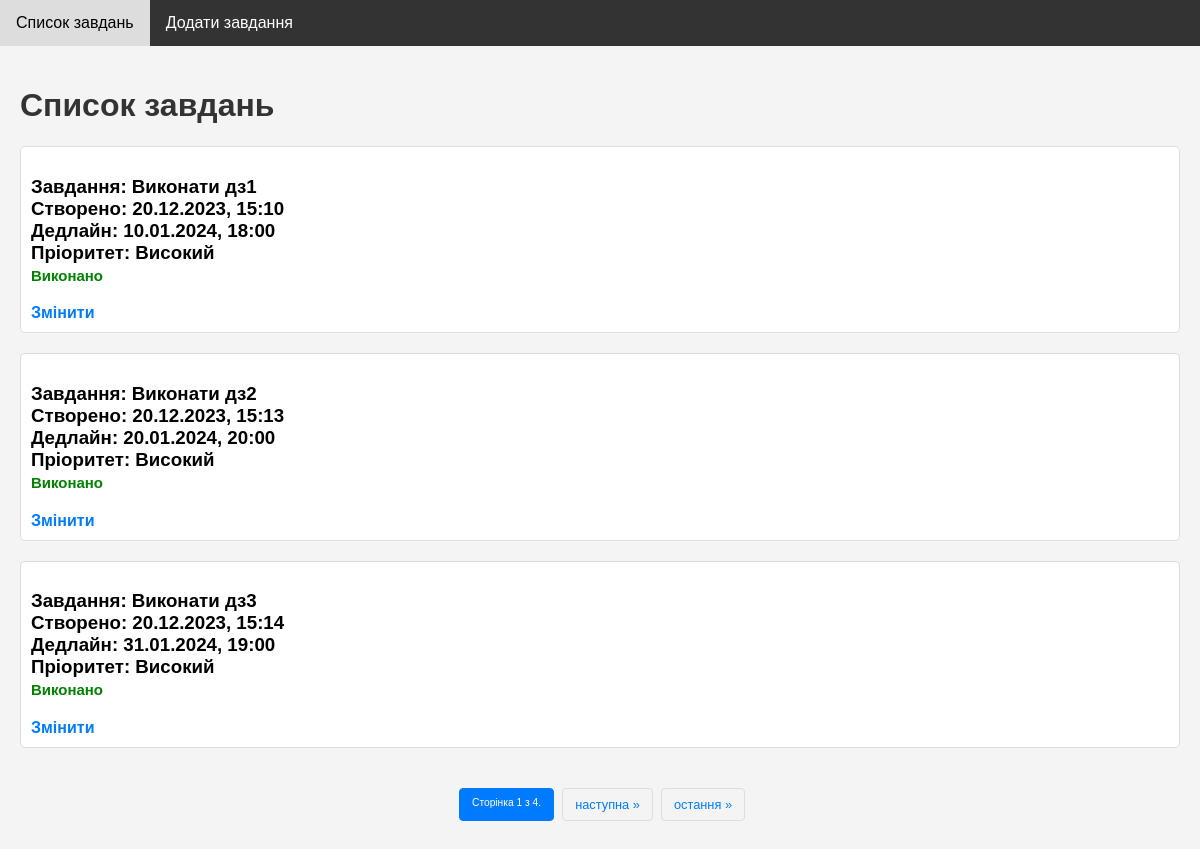
The page / on the database its author committed.
### todolist/models.py (models this page shows, shortened)
class Task(models.Model):
    id = models.AutoField(primary_key=True)    # Явно вказане поле primary_key
    title = models.CharField(max_length=200)    # Назва завдання
    created_at = models.DateTimeField(auto_now_add=True)    # Дата та час створення завдання (автоматично встановлюється при створенні запису)
    due_date = models.DateTimeField(null=True, blank=True)    # Дедлайн
    priority = models.CharField(max_length=20, choices=[
        ('low', 'Низький'),
        ('medium', 'Середній'),
        ('high', 'Високий'),
    ], default='medium')    # Пріоритет завдання (низький, середній, високий)
    completed = models.BooleanField(default=False)    # Вказує, чи завдання виконано чи ні

### todolist/views.py (the view)
# urls.py: path('', task_list, name='task_list'),
def task_list(request):
    tasks = Task.objects.order_by('created_at')
    paginator = Paginator(tasks, 3)  # Кількість завдань на сторінці
    page_request_var = 'page'
    page = request.GET.get(page_request_var)
    try:
        tasks = paginator.page(page)
    except PageNotAnInteger:
        tasks = paginator.page(1)  # Якщо 'page' не є цілим числом, відображаємо першу сторінку
    except EmptyPage:
        tasks = paginator.page(1)  # Якщо 'page' виходить за межі, відображаємо першу сторінку
    return render(request, 'task_list.html', {'tasks': tasks})

### templates/task_list.html (shortened to what this page needs)
{% extends 'base.html' %}
{% block content %}
<h1>Список завдань</h1>
<ul>
    {% for task in tasks %}
        <li class="task-item">
            <h3>
                Завдання: {{ task.title }}
                <br>
                Створено: {{ task.created_at|date:"d.m.Y, H:i" }} <br>
                Дедлайн: {{ task.due_date|date:"d.m.Y, H:i" }} <br>
                Пріоритет: {{ task.get_priority_display }} <br>
                {% if task.completed %}
                    <span class="status completed">Виконано</span>
                {% else %}
                    <span class="status pending">Не виконано</span>
                {% endif %}
            </h3>
            <a href="{% url 'edit_task' id=task.id %}" class="edit-link">Змінити</a>
        </li>
    {% endfor %}
</ul>
<div class="pagination">
    <span class="step-links">
        <span class="current">
            Сторінка {{ tasks.number }} з {{ tasks.paginator.num_pages }}.
        </span>
        {% if tasks.has_next %}
            <a href="?page={{ tasks.next_page_number }}" class="pagination-link">наступна &raquo;</a>
            <a href="?page={{ tasks.paginator.num_pages }}" class="pagination-link">остання &raquo;</a>
        {% endif %}
    </span>
</div>
{% endblock %}

### templates/base.html (shortened to what this page needs)
{% load static %}
<!DOCTYPE html>
<html lang="en">
<head>
    <link rel="stylesheet" href="{% static 'css/styles.css' %}">
</head>
<body>
    <nav>
        <a href="{% url 'task_list' %}">Список завдань</a>
        <a href="{% url 'add_task' %}">Додати завдання</a>
    </nav>
    <div>
        {% block content %}{% endblock %}
    </div>
</body>
</html>

### static_cdn/css/styles.css (style rules this page uses)
body { font-family: 'Arial', sans-serif; margin: 0; padding: 0; background-color: #f4f4f4; }
nav { background-color: #333; overflow: hidden; }
nav a { float: left; display: block; color: white; text-align: center; padding: 14px 16px; text-decoration: none; }
div { padding: 20px; }
ul { list-style-type: none; padding: 0; }
li { background-color: white; border: 1px solid #ddd; margin: 5px 0; padding: 10px; border-radius: 5px; }
h1 { color: #333; }
span { font-size: 80%; }
.task-item { margin-bottom: 20px; }
.status.completed { color: green; }
.edit-link { color: #007bff; text-decoration: none; font-weight: bold; }
.pagination { display: flex; justify-content: center; margin-top: 20px; }
.step-links { display: flex; }
.pagination-link { color: #007bff; text-decoration: none; padding: 8px 12px; border: 1px solid #ddd; margin: 0 4px; border-radius: 4px; }
.current { padding: 8px 12px; border: 1px solid #007bff; color: #fff; background-color: #007bff; margin: 0 4px; border-radius: 4px; }
.pagination-link:last-child { margin-right: 0; }

### rows shown on the page
Task: title "Виконати дз1", created_at "20.12.2023, 15:10", due_date "10.01.2024, 18:00", priority "Високий", completed "Виконано"
Task: title "Виконати дз2", created_at "20.12.2023, 15:13", due_date "20.01.2024, 20:00", priority "Високий", completed "Виконано"
Task: title "Виконати дз3", created_at "20.12.2023, 15:14", due_date "31.01.2024, 19:00", priority "Високий", completed "Виконано"

### other values the page prints
{{ tasks.number }} "1"
{{ tasks.paginator.num_pages }} "4"
